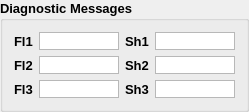
          <widget class="QGroupBox" name="diagnosticMessages_groupBox">
           <property name="font">
            <font>
             <pointsize>10</pointsize>
             <weight>75</weight>
             <bold>true</bold>
            </font>
           </property>
           <property name="title">
            <string>Diagnostic Messages</string>
           </property>
           <layout class="QVBoxLayout" name="verticalLayout_3">
            <item>
             <layout class="QGridLayout" name="gridLayout_6">
              <item row="0" column="0">
               <widget class="QLabel" name="label_35">
                <property name="font">
                 <font>
                  <pointsize>10</pointsize>
                  <weight>75</weight>
                  <bold>true</bold>
                 </font>
                </property>
                <property name="text">
                 <string>Fl1</string>
                </property>
               </widget>
              </item>
              <item row="0" column="1">
               <widget class="QTextEdit" name="m_Fl1">
                <property name="sizePolicy">
                 <sizepolicy hsizetype="Expanding" vsizetype="Fixed">
                  <horstretch>0</horstretch>
                  <verstretch>0</verstretch>
                 </sizepolicy>
                </property>
                <property name="minimumSize">
                 <size>
                  <width>60</width>
                  <height>18</height>
                 </size>
                </property>
                <property name="maximumSize">
                 <size>
                  <width>80</width>
                  <height>18</height>
                 </size>
                </property>
                <property name="verticalScrollBarPolicy">
                 <enum>Qt::ScrollBarAlwaysOff</enum>
                </property>
                <property name="horizontalScrollBarPolicy">
                 <enum>Qt::ScrollBarAlwaysOff</enum>
                </property>
               </widget>
              </item>
              <item row="0" column="2">
               <widget class="QLabel" name="label_38">
                <property name="font">
                 <font>
                  <pointsize>10</pointsize>
                  <weight>75</weight>
                  <bold>true</bold>
                 </font>
                </property>
                <property name="text">
                 <string>Sh1</string>
                </property>
               </widget>
              </item>
              <item row="0" column="3">
               <widget class="QTextEdit" name="m_Sh1">
                <property name="sizePolicy">
                 <sizepolicy hsizetype="Expanding" vsizetype="Fixed">
                  <horstretch>0</horstretch>
                  <verstretch>0</verstretch>
                 </sizepolicy>
                </property>
                <property name="minimumSize">
                 <size>
                  <width>60</width>
                  <height>18</height>
                 </size>
                </property>
                <property name="maximumSize">
                 <size>
                  <width>80</width>
                  <height>18</height>
                 </size>
                </property>
                <property name="verticalScrollBarPolicy">
                 <enum>Qt::ScrollBarAlwaysOff</enum>
                </property>
                <property name="horizontalScrollBarPolicy">
                 <enum>Qt::ScrollBarAlwaysOff</enum>
                </property>
               </widget>
              </item>
              <item row="1" column="0">
               <widget class="QLabel" name="label_36">
                <property name="font">
                 <font>
                  <pointsize>10</pointsize>
                  <weight>75</weight>
                  <bold>true</bold>
                 </font>
                </property>
                <property name="text">
                 <string>Fl2</string>
                </property>
               </widget>
              </item>
              <item row="1" column="1">
               <widget class="QTextEdit" name="m_Fl2">
                <property name="sizePolicy">
                 <sizepolicy hsizetype="Expanding" vsizetype="Fixed">
                  <horstretch>0</horstretch>
                  <verstretch>0</verstretch>
                 </sizepolicy>
                </property>
                <property name="minimumSize">
                 <size>
                  <width>60</width>
                  <height>18</height>
                 </size>
                </property>
                <property name="maximumSize">
                 <size>
                  <width>80</width>
                  <height>18</height>
                 </size>
                </property>
                <property name="verticalScrollBarPolicy">
                 <enum>Qt::ScrollBarAlwaysOff</enum>
                </property>
                <property name="horizontalScrollBarPolicy">
                 <enum>Qt::ScrollBarAlwaysOff</enum>
                </property>
               </widget>
              </item>
              <item row="1" column="2">
               <widget class="QLabel" name="label_39">
                <property name="font">
                 <font>
                  <pointsize>10</pointsize>
                  <weight>75</weight>
                  <bold>true</bold>
                 </font>
                </property>
                <property name="text">
                 <string>Sh2</string>
                </property>
               </widget>
              </item>
              <item row="1" column="3">
               <widget class="QTextEdit" name="m_Sh2">
                <property name="sizePolicy">
                 <sizepolicy hsizetype="Expanding" vsizetype="Fixed">
                  <horstretch>0</horstretch>
                  <verstretch>0</verstretch>
                 </sizepolicy>
                </property>
                <property name="minimumSize">
                 <size>
                  <width>60</width>
                  <height>18</height>
                 </size>
                </property>
                <property name="maximumSize">
                 <size>
                  <width>80</width>
                  <height>18</height>
                 </size>
                </property>
                <property name="verticalScrollBarPolicy">
                 <enum>Qt::ScrollBarAlwaysOff</enum>
                </property>
                <property name="horizontalScrollBarPolicy">
                 <enum>Qt::ScrollBarAlwaysOff</enum>
                </property>
               </widget>
              </item>
              <item row="2" column="0">
               <widget class="QLabel" name="label_37">
                <property name="font">
                 <font>
                  <pointsize>10</pointsize>
                  <weight>75</weight>
                  <bold>true</bold>
                 </font>
                </property>
                <property name="text">
                 <string>Fl3</string>
                </property>
               </widget>
              </item>
              <item row="2" column="1">
               <widget class="QTextEdit" name="m_Fl3">
                <property name="sizePolicy">
                 <sizepolicy hsizetype="Expanding" vsizetype="Fixed">
                  <horstretch>0</horstretch>
                  <verstretch>0</verstretch>
                 </sizepolicy>
                </property>
                <property name="minimumSize">
                 <size>
                  <width>60</width>
                  <height>18</height>
                 </size>
                </property>
                <property name="maximumSize">
                 <size>
                  <width>80</width>
                  <height>18</height>
                 </size>
                </property>
                <property name="verticalScrollBarPolicy">
                 <enum>Qt::ScrollBarAlwaysOff</enum>
                </property>
                <property name="horizontalScrollBarPolicy">
                 <enum>Qt::ScrollBarAlwaysOff</enum>
                </property>
               </widget>
              </item>
              <item row="2" column="2">
               <widget class="QLabel" name="label_40">
                <property name="font">
                 <font>
                  <pointsize>10</pointsize>
                  <weight>75</weight>
                  <bold>true</bold>
                 </font>
                </property>
                <property name="text">
                 <string>Sh3</string>
                </property>
               </widget>
              </item>
              <item row="2" column="3">
               <widget class="QTextEdit" name="m_Sh3">
                <property name="sizePolicy">
                 <sizepolicy hsizetype="Expanding" vsizetype="Fixed">
                  <horstretch>0</horstretch>
                  <verstretch>0</verstretch>
                 </sizepolicy>
                </property>
                <property name="minimumSize">
                 <size>
                  <width>60</width>
                  <height>18</height>
                 </size>
                </property>
                <property name="maximumSize">
                 <size>
                  <width>80</width>
                  <height>18</height>
                 </size>
                </property>
                <property name="verticalScrollBarPolicy">
                 <enum>Qt::ScrollBarAlwaysOff</enum>
                </property>
                <property name="horizontalScrollBarPolicy">
                 <enum>Qt::ScrollBarAlwaysOff</enum>
                </property>
               </widget>
              </item>
             </layout>
            </item>
           </layout>
          </widget>
